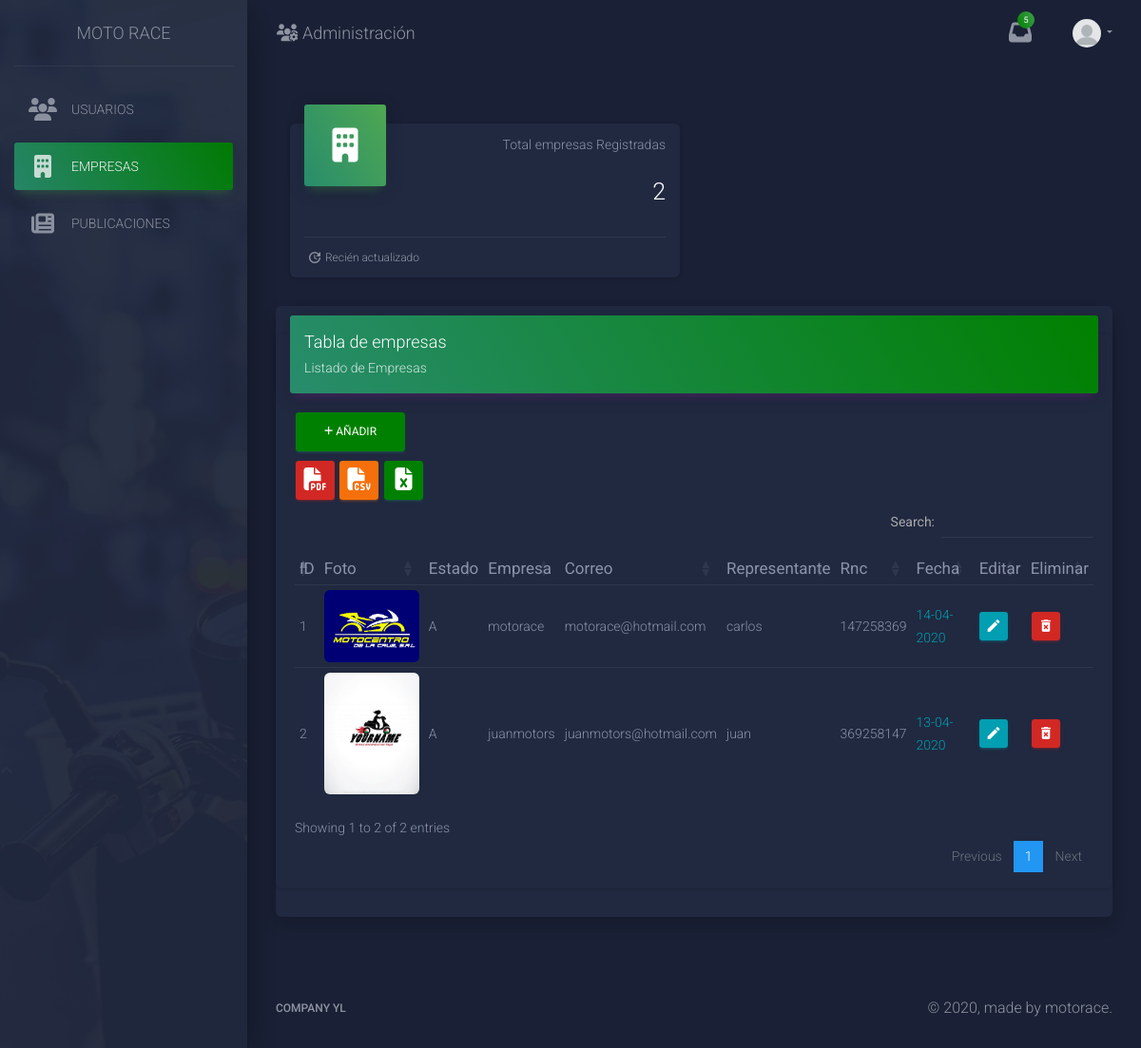
Screenshot of /admin_emp.php with the database file from the repository.
### tables this page shows
CREATE TABLE `empresas` (
  `id_empresas` int(11) NOT NULL,
  `id_ciudades` int(11) NOT NULL,
  `empresas` varchar(350) NOT NULL,
  `email_emp` varchar(255) NOT NULL,
  `contraseña_emp` varchar(255) NOT NULL,
  `rnc_emp` varchar(20) NOT NULL,
  `ncf_emp` varchar(20) NOT NULL,
  `representante_emp` varchar(125) NOT NULL,
  `tel_representante_emp` varchar(20) NOT NULL,
  `direccion_emp` text NOT NULL,
  `telefono_emp` varchar(20) NOT NULL,
  `descripcion_emp` text NOT NULL,
  `rolusuario_emp` varchar(20) NOT NULL,
  `imagen` varchar(50) NOT NULL,
  `estado_emp` varchar(15) NOT NULL,
  `fecha_actual_emp` date NOT NULL
);

### admin_emp.php (the view, shortened to what this page needs)
<?php
include('docs/getprovincias.php');
?>
<!doctype html>
<html lang="en">
<head>
  <link rel="stylesheet" href="https://stackpath.bootstrapcdn.com/bootstrap/4.4.1/css/bootstrap.min.css">
  <link rel="stylesheet" href="https://maxcdn.bootstrapcdn.com/font-awesome/latest/css/font-awesome.min.css">
  <link href="assets/css/material-dashboard.css?v=2.1.0" rel="stylesheet" />
<link rel="stylesheet" href="https://cdn.datatables.net/1.10.20/css/dataTables.bootstrap4.min.css" >
</head>
<body class="dark-edition">
  <div class="wrapper ">
    <div class="sidebar" data-color="green" data-background-color="black" data-image="./assets/img/scooter1.jpg">
      <div class="logo">
        <a href="Inicio.php" class="simple-text logo-normal">
          Moto Race
        </a>
      </div>
      <div class="sidebar-wrapper">
        <ul class="nav">
          <li >
            <a class="nav-link" href="admin.php">
              <i class="fas fa-users"></i>
              <p>USUARIOS</p>
            </a>
          </li>
          <li class="nav-item active">
            <a class="nav-link" href="admin_emp.php">
            <i class="fas fa-building"></i>
              <p>EMPRESAS</p>
            </a>
          </li>
          <li>
            <a class="nav-link" href="admin-Pub.php">
              <i class="fas fa-newspaper"></i>
              <p>PUBLICACIONES</p>
            </a>
          </li>
        </ul>
      </div>
    </div>
    <div class="main-panel">
      <nav class="navbar navbar-expand-lg navbar-transparent navbar-absolute fixed-top ">
        <div class="container-fluid">
          <div class="navbar-wrapper">
          <a  class="navbar-brand" href="adm.html">
            <i class="fas fa-users-cog"></i> Administración
          </a>
          </div>
         <div class="collapse navbar-collapse justify-content-end">
          <ul class="navbar-nav">
            <li class="nav-item">
             <a class="nav-link" href="javascript:void(0)">
              <i class="fas fa-inbox fa-2x"></i>
               <span class="notification">5</span>
             </a>
           </li>
           <li class="nav-item dropdown no-arrow">
            <a class="nav-link dropdown-toggle" href="javscript:void(0)" id="navbarDropdownMenuLink1" data-toggle="dropdown" aria-haspopup="true" aria-expanded="false">
                <img class="img-profile rounded-circle" width="30px" src="assets/img/faces/User1.png">
              </a>
          </li>
        </ul>
        </div>
      </div>
    </nav>
      <div class="content">
        <div class="container-fluid">
<div class="col-md-6 col-sm-6">
      <div class="card card-stats">
          <div class="card-header card-header-success card-header-icon">
            <div class="card-icon">
            <i class="fas fa-building"></i>
            </div>
            <p class="card-category">Total empresas Registradas</p>
            <h3 class="card-title">
              <?php
              $query = "SELECT id_empresas FROM empresas ORDER BY id_empresas";
              $query_run = mysqli_query($connection, $query);
              $row = mysqli_num_rows($query_run);
              echo '<h3>' .$row. '</h3>';
              ?>
            </h3>
          </div>
          <div class="card-footer">
              <div class="stats">
              <i class="material-icons">update</i> Recién actualizado
              </div>
          </div>
      </div>
  </div>
            <div class="card shadow mb-4">
              <div class="card">
                <div class="card-header card-header-primary">
                  <h4 class="card-title ">Tabla de empresas</h4>
                  <p class="card-category">Listado de Empresas</p>
                </div>
                <div class="card-body">
                  <div class="row">
                    <div class="col col-xs-2 well text-left">
                       <a class="btn btn-success " data-toggle="modal" data-target="#exampleModal" data-original-title="" title="Añadir">
                       <i class="fas fa-plus fa-sm"></i> Añadir
                       </a>
                    </div>
                  </div>
                  <div class="table-responsive">
                  <?php
                      $query = "SELECT * FROM empresas";
                      $query_run = mysqli_query($connection, $query);
                  ?>
                    <table id="dtBasicExample" class="table table-hover ">
                      <thead>
                        <tr>
                          <th><strong>ID</strong></th>
                          <th><strong>Foto</strong></th>
                          <th><strong>Estado</strong></th>
                          <th><strong>Empresa</strong></a></th>
                          <th><strong>Correo</strong></i></a></th>
                          <th><strong>Representante</strong></th>
                          <th><strong>Rnc</strong></i></a></th>
                          <th><strong>Fecha</strong></th>
                          <th><strong>Editar</strong></th>
                          <th><strong>Eliminar</strong></th>
                        </tr>
                    </thead>
                      <tbody>
                      <?PHP
                      if(mysqli_num_rows($query_run)> 0)
                      {
                        while($row = mysqli_fetch_assoc($query_run))
                        {
                          ?>
                        <tr>
                          <td><?php echo $row['id_empresas']; ?></td>
                          <td>
                          <?php echo'
                            <div class="card-avatar">
                              <a href="#">
                                <img class="rounded float-left" src="Subidas/'.$row['imagen'].'" width="100px;" alt="Problema al cargar imagen">
                              </a>
                            </div>   '?>
                          </td>
                          <td><?php echo $row['estado_emp']; ?></td>
                          <td><?php echo $row['empresas']; ?></td>
                          <td><?php echo $row['email_emp']; ?></td>
                          <td><?php echo $row['representante_emp']; ?></td>
                          <td><?php echo $row['rnc_emp']; ?></td>
                          <td class="text-info"><?php echo date('d-m-Y', strtotime($row['fecha_actual_emp'])); ?></td>
                          <td class="td-actions text-left">
                          <form action="edit_registro.php" method="post">
                          <button type="submit" name="edit_btn" class="btn btn-info btn-just-icon btn-sm" title="Editar">
                              <i class="material-icons">edit</i>
                          </button>
                            </form>
                          </td>
                            <td>
                              <button type="button" class="btn btn-danger btn-just-icon btn-sm   deletebtn" title="Eliminar">
                                <i class="material-icons">delete_forever</i></button>
                          </td>
                        </tr>
                        <?php
                        }
                      }
                      else{
                        echo "No Record Found";
                      }
                      ?>
                      </tbody>
                    </table>
                  </div>
                </div>
              </div>
            </div>
  </div>
</div>
      <footer class="footer">
        <div class="container-fluid">
          <nav class="float-left">
            <ul>
              <li>
                <a href="#">
                  Company YL
                </a>
              </li>
            </ul>
          </nav>
          <div class="copyright float-right">
            &copy;
            , made by motorace.
          </div>
        </div>
      </footer>
    </div>
  </div>
  <a class="scroll-to-top rounded" href="#page-top">
    </a>
</body>
</html>

### rows the page displays
empresas: id_empresas "1", imagen (picture), estado_emp "A", empresas "motorace", email_emp "motorace@hotmail.com", representante_emp "carlos", rnc_emp "147258369", fecha_actual_emp "14-04-2020"
empresas: id_empresas "2", imagen (picture), estado_emp "A", empresas "juanmotors", email_emp "juanmotors@hotmail.com", representante_emp "juan", rnc_emp "369258147", fecha_actual_emp "13-04-2020"

### other values shown
$row "2"
